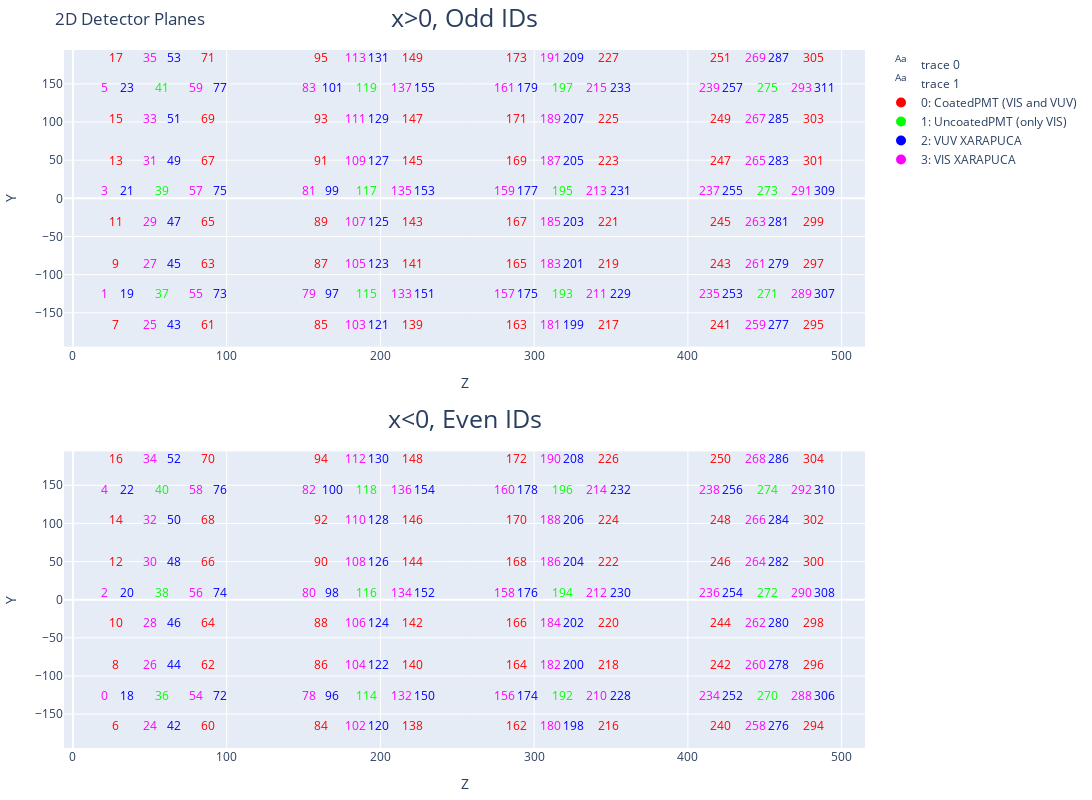

Notebook source saved alongside this figure:
### Markdown cell above
# 2D and 3D detector location map

### Code cell
import plotly.graph_objs as go
from plotly.subplots import make_subplots


# Extract coordinates, color values, and IDs for even and odd 2D plots
hor_even = [coord[2] for coord in even_data_dict.values()]
ver_even = [coord[1] for coord in even_data_dict.values()]
color_even = [coord[3] for coord in even_data_dict.values()]
ids_even = [key for key in even_data_dict.keys()]

hor_odd = [coord[2] for coord in odd_data_dict.values()]
ver_odd = [coord[1] for coord in odd_data_dict.values()]
color_odd = [coord[3] for coord in odd_data_dict.values()]
ids_odd = [key for key in odd_data_dict.keys()]
# Define a custom color map with distinct colors
distinct_colors = ['rgb(255,0,0)', 'rgb(0,255,0)', 'rgb(0,0,255)', 'rgb(255,0,255)']
color_map = {i: distinct_colors[i % len(distinct_colors)] for i in range(len(set(color_even)))}
colored_text_odd = [f'<span style="color: {color_map.get(col, "black")}">{id_}</span>' for id_, col in zip(ids_odd, color_odd)]
colored_text_even = [f'<span style="color: {color_map.get(col, "black")}">{id_}</span>' for id_, col in zip(ids_even, color_even)]

# Create subplot grid
fig = make_subplots(rows=2, cols=1,subplot_titles=('x>0, Odd IDs', 'x<0, Even IDs'), vertical_spacing=0.15)

# Add 2D scatter plot for even IDs
fig.add_trace(go.Scatter(
    x=hor_even,
    y=ver_even,
    mode='text',  # Use both markers and text
    text=colored_text_even,  # Display colored IDs as text labels
    textposition='top center',  # Position text labels
    marker=dict(
        size=10,  # Marker size
        color=color_even,  # Set color based on the fourth dimension
        colorscale='Jet',  # Define color scale
        colorbar=dict(title='Color Scale')  # Add colorbar to show color scale
    ),
    hoverinfo='text',  # Show text on hover
), row=2, col=1)

# Add 2D scatter plot for odd IDs
fig.add_trace(go.Scatter(
    x=hor_odd,
    y=ver_odd,
    mode='text',  # Use both markers and text
    text=colored_text_odd,  # Display colored IDs as text labels
    textposition='top center',  # Position text labels
    marker=dict(
        size=10,  # Marker size
        color=color_odd,  # Set color based on the fourth dimension
        colorscale='Jet',  # Define color scale
        colorbar=dict(title='Color Scale')  # Add colorbar to show color scale
    ),
    hoverinfo='text',  # Show text on hover
), row=1, col=1)

legend_labels = ['0: CoatedPMT (VIS and VUV)', '1: UncoatedPMT (only VIS)', '2: VUV XARAPUCA', '3: VIS XARAPUCA']
for i, label in enumerate(legend_labels):
    fig.add_trace(go.Scatter(
        x=[None],
        y=[None],
        mode='markers',
        marker=dict(
            size=10,
            color=distinct_colors[i],  # Color for each label
            showscale=False
        ),
        name=label
    ))

# Update layout
fig.update_layout(
    title='2D Detector Planes',
    width=1200,  # Set figure width
    height=800,  # Set figure height
    xaxis=dict(
        title='Z',
    ),
    yaxis=dict(
        title='Y',
    ),
    xaxis2=dict(
        title='Z',
    ),
    yaxis2=dict(
        title='Y',
    ),
    margin=dict(l=10, r=10, t=50, b=10),
    annotations=[dict(
    text=anno.text,
    x=anno.x,
    y=anno.y + 0.02,
    font=dict(size=25),  # Cambia el tamaño de la fuente
    showarrow=False
) for anno in fig.layout.annotations]
)

# Show the plot
fig.show()

### Figure 1 — Plotly figure (JSON) as saved in the notebook; plotly's stock layout.template omitted (floating-point values rounded to 4 significant figures; data arrays with more than 128 entries replaced by an {"elided": "..."} marker saying what was removed)
{"data": [{"hoverinfo": "text", "marker": {"color": {"elided": "156 int values"}, "colorbar": {"title": {"text": "Color Scale"}}, "colorscale": [[0, "rgb(0,0,131)"], [0.2, "rgb(0,60,170)"], [0.4, "rgb(5,255,255)"], [0.6, "rgb(255,255,0)"], [0.8, "rgb(250,0,0)"], [1, "rgb(128,0,0)"]], "size": 10}, "mode": "text", "text": {"elided": "156 str values"}, "textposition": "top center", "type": "scatter", "x": {"elided": "156 float values"}, "xaxis": "x2", "y": {"elided": "156 int values"}, "yaxis": "y2"}, {"hoverinfo": "text", "marker": {"color": {"elided": "156 int values"}, "colorbar": {"title": {"text": "Color Scale"}}, "colorscale": [[0, "rgb(0,0,131)"], [0.2, "rgb(0,60,170)"], [0.4, "rgb(5,255,255)"], [0.6, "rgb(255,255,0)"], [0.8, "rgb(250,0,0)"], [1, "rgb(128,0,0)"]], "size": 10}, "mode": "text", "text": {"elided": "156 str values"}, "textposition": "top center", "type": "scatter", "x": {"elided": "156 float values"}, "xaxis": "x", "y": {"elided": "156 int values"}, "yaxis": "y"}, {"marker": {"color": "rgb(255,0,0)", "showscale": false, "size": 10}, "mode": "markers", "name": "0: CoatedPMT (VIS and VUV)", "type": "scatter", "x": [null], "y": [null]}, {"marker": {"color": "rgb(0,255,0)", "showscale": false, "size": 10}, "mode": "markers", "name": "1: UncoatedPMT (only VIS)", "type": "scatter", "x": [null], "y": [null]}, {"marker": {"color": "rgb(0,0,255)", "showscale": false, "size": 10}, "mode": "markers", "name": "2: VUV XARAPUCA", "type": "scatter", "x": [null], "y": [null]}, {"marker": {"color": "rgb(255,0,255)", "showscale": false, "size": 10}, "mode": "markers", "name": "3: VIS XARAPUCA", "type": "scatter", "x": [null], "y": [null]}], "layout": {"annotations": [{"font": {"size": 25}, "showarrow": false, "text": "x>0, Odd IDs", "x": 0.5, "xanchor": "center", "xref": "paper", "y": 1.02, "yanchor": "bottom", "yref": "paper"}, {"font": {"size": 25}, "showarrow": false, "text": "x<0, Even IDs", "x": 0.5, "xanchor": "center", "xref": "paper", "y": 0.445, "yanchor": "bottom", "yref": "paper"}], "height": 800, "margin": {"b": 10, "l": 10, "r": 10, "t": 50}, "title": {"text": "2D Detector Planes"}, "width": 1200, "xaxis": {"anchor": "y", "domain": [0, 1], "title": {"text": "Z"}}, "xaxis2": {"anchor": "y2", "domain": [0, 1], "title": {"text": "Z"}}, "yaxis": {"anchor": "x", "domain": [0.575, 1], "title": {"text": "Y"}}, "yaxis2": {"anchor": "x2", "domain": [0, 0.425], "title": {"text": "Y"}}}}
